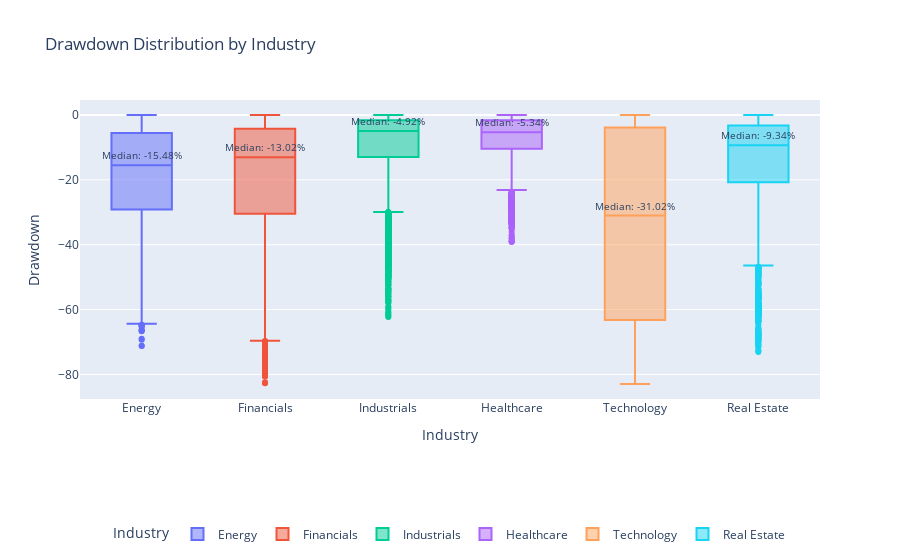

Notebook code cell kept with this figure:
### Code cell
# Box plot to visualize the drawdown distribution of each industry 

medians = sub_df2.groupby("Industry")["Drawdown"].median()

fig = px.box(
    sub_df2,
    x="Industry",
    y="Drawdown",
    color="Industry",  # Use default Plotly colors
    title="Drawdown Distribution by Industry"
)
fig.update_layout(
    legend=dict(
        orientation="h",        # horizontal layout
        yanchor="bottom",
        y=-0.5,                 # adjust how far below the x-axis it appears
        xanchor="center",
        x=0.5
    )
)
for i, (industry, median) in enumerate(medians.items()):
    fig.add_annotation(
        x=industry,
        y=median,
        text=f"Median: {median:.2f}%",
        showarrow=False,
        yshift=10,
        font=dict(size=10),
    )
fig.show()

### Figure 1 — Plotly figure (JSON) as saved in the notebook; plotly's stock layout.template omitted (floating-point values rounded to 4 significant figures; data arrays with more than 128 entries replaced by an {"elided": "..."} marker saying what was removed)
{"data": [{"alignmentgroup": "True", "hovertemplate": "Industry=%{x}<br>Drawdown=%{y}<extra></extra>", "legendgroup": "Energy", "marker": {"color": "#636efa"}, "name": "Energy", "notched": false, "offsetgroup": "Energy", "orientation": "v", "showlegend": true, "type": "box", "x": {"elided": "6596 str values"}, "x0": " ", "xaxis": "x", "y": {"elided": "6596 float values"}, "y0": " ", "yaxis": "y"}, {"alignmentgroup": "True", "hovertemplate": "Industry=%{x}<br>Drawdown=%{y}<extra></extra>", "legendgroup": "Financials", "marker": {"color": "#EF553B"}, "name": "Financials", "notched": false, "offsetgroup": "Financials", "orientation": "v", "showlegend": true, "type": "box", "x": {"elided": "6596 str values"}, "x0": " ", "xaxis": "x", "y": {"elided": "6596 float values"}, "y0": " ", "yaxis": "y"}, {"alignmentgroup": "True", "hovertemplate": "Industry=%{x}<br>Drawdown=%{y}<extra></extra>", "legendgroup": "Industrials", "marker": {"color": "#00cc96"}, "name": "Industrials", "notched": false, "offsetgroup": "Industrials", "orientation": "v", "showlegend": true, "type": "box", "x": {"elided": "6596 str values"}, "x0": " ", "xaxis": "x", "y": {"elided": "6596 float values"}, "y0": " ", "yaxis": "y"}, {"alignmentgroup": "True", "hovertemplate": "Industry=%{x}<br>Drawdown=%{y}<extra></extra>", "legendgroup": "Healthcare", "marker": {"color": "#ab63fa"}, "name": "Healthcare", "notched": false, "offsetgroup": "Healthcare", "orientation": "v", "showlegend": true, "type": "box", "x": {"elided": "6596 str values"}, "x0": " ", "xaxis": "x", "y": {"elided": "6596 float values"}, "y0": " ", "yaxis": "y"}, {"alignmentgroup": "True", "hovertemplate": "Industry=%{x}<br>Drawdown=%{y}<extra></extra>", "legendgroup": "Technology", "marker": {"color": "#FFA15A"}, "name": "Technology", "notched": false, "offsetgroup": "Technology", "orientation": "v", "showlegend": true, "type": "box", "x": {"elided": "6544 str values"}, "x0": " ", "xaxis": "x", "y": {"elided": "6544 float values"}, "y0": " ", "yaxis": "y"}, {"alignmentgroup": "True", "hovertemplate": "Industry=%{x}<br>Drawdown=%{y}<extra></extra>", "legendgroup": "Real Estate", "marker": {"color": "#19d3f3"}, "name": "Real Estate", "notched": false, "offsetgroup": "Real Estate", "orientation": "v", "showlegend": true, "type": "box", "x": {"elided": "5147 str values"}, "x0": " ", "xaxis": "x", "y": {"elided": "5147 float values"}, "y0": " ", "yaxis": "y"}], "layout": {"annotations": [{"font": {"size": 10}, "showarrow": false, "text": "Median: -15.48%", "x": "Energy", "y": -15.48, "yshift": 10}, {"font": {"size": 10}, "showarrow": false, "text": "Median: -13.02%", "x": "Financials", "y": -13.02, "yshift": 10}, {"font": {"size": 10}, "showarrow": false, "text": "Median: -5.34%", "x": "Healthcare", "y": -5.344, "yshift": 10}, {"font": {"size": 10}, "showarrow": false, "text": "Median: -4.92%", "x": "Industrials", "y": -4.923, "yshift": 10}, {"font": {"size": 10}, "showarrow": false, "text": "Median: -9.34%", "x": "Real Estate", "y": -9.343, "yshift": 10}, {"font": {"size": 10}, "showarrow": false, "text": "Median: -31.02%", "x": "Technology", "y": -31.02, "yshift": 10}], "boxmode": "overlay", "legend": {"orientation": "h", "title": {"text": "Industry"}, "tracegroupgap": 0, "x": 0.5, "xanchor": "center", "y": -0.5, "yanchor": "bottom"}, "title": {"text": "Drawdown Distribution by Industry"}, "xaxis": {"anchor": "y", "categoryarray": ["Energy", "Financials", "Industrials", "Healthcare", "Technology", "Real Estate"], "categoryorder": "array", "domain": [0, 1], "title": {"text": "Industry"}}, "yaxis": {"anchor": "x", "domain": [0, 1], "title": {"text": "Drawdown"}}}}
